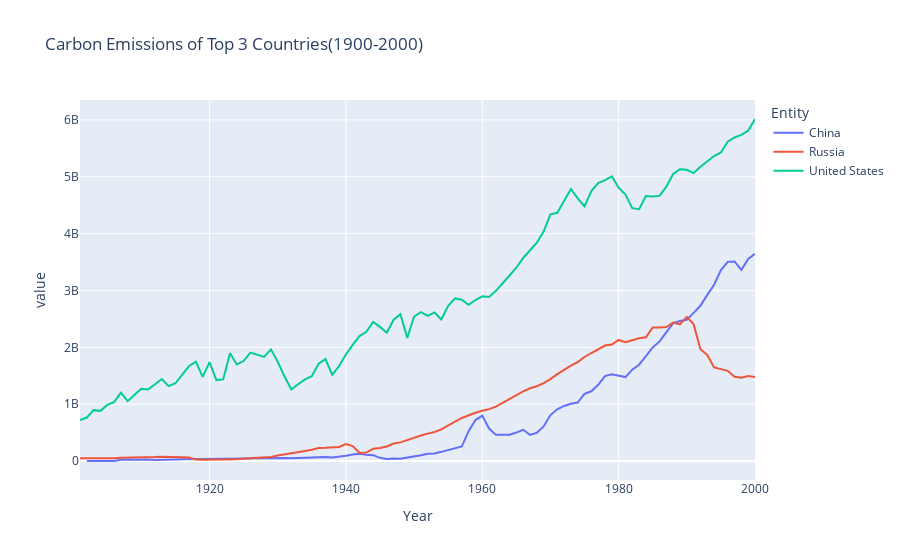

Here is the notebook cell this chart was saved with:
### Markdown cell above
- Plotting the Top 3 Carbon contributors

### Code cell
fig=px.line(country_carbon_3,x='Year',y=['Annual CO₂ emissions'],color='Entity',title='Carbon Emissions of Top 3 Countries(1900-2000)')
fig.show()
